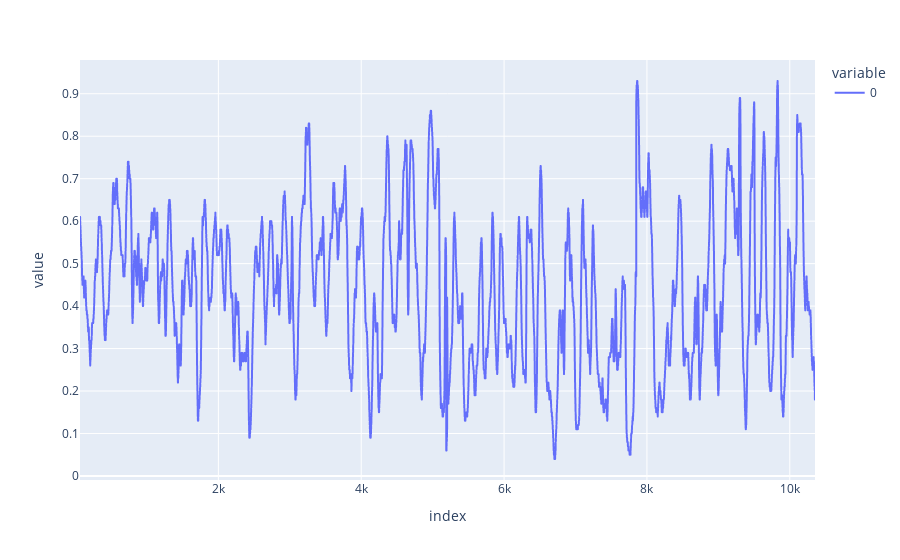

Source (notebook cell):
### Code cell
px.line(fixed_shrk_data.iloc[:, 2:].copy().astype(float).rolling(63).mean().dropna().idxmin(axis=1).astype(float))

### Figure 1 — Plotly figure (JSON) as saved in the notebook; plotly's stock layout.template omitted (floating-point values rounded to 4 significant figures; data arrays with more than 128 entries replaced by an {"elided": "..."} marker saying what was removed)
{"data": [{"hovertemplate": "variable=0<br>index=%{x}<br>value=%{y}<extra></extra>", "legendgroup": "0", "line": {"color": "#636efa", "dash": "solid"}, "marker": {"symbol": "circle"}, "mode": "lines", "name": "0", "showlegend": true, "type": "scattergl", "x": {"elided": "10291 int values"}, "xaxis": "x", "y": {"elided": "10291 float values"}, "yaxis": "y"}], "layout": {"legend": {"title": {"text": "variable"}, "tracegroupgap": 0}, "margin": {"t": 60}, "xaxis": {"anchor": "y", "domain": [0, 1], "title": {"text": "index"}}, "yaxis": {"anchor": "x", "domain": [0, 1], "title": {"text": "value"}}}}
